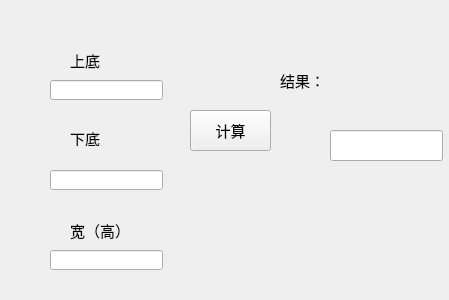
<?xml version="1.0" encoding="UTF-8"?>
<ui version="4.0">
 <class>Form</class>
 <widget class="QWidget" name="Form">
  <property name="geometry">
   <rect>
    <x>0</x>
    <y>0</y>
    <width>449</width>
    <height>300</height>
   </rect>
  </property>
  <property name="windowTitle">
   <string>Form</string>
  </property>
  <widget class="QLineEdit" name="s">
   <property name="geometry">
    <rect>
     <x>330</x>
     <y>130</y>
     <width>113</width>
     <height>31</height>
    </rect>
   </property>
   <property name="font">
    <font>
     <pointsize>10</pointsize>
    </font>
   </property>
  </widget>
  <widget class="QLineEdit" name="a">
   <property name="geometry">
    <rect>
     <x>50</x>
     <y>80</y>
     <width>113</width>
     <height>20</height>
    </rect>
   </property>
  </widget>
  <widget class="QLabel" name="label">
   <property name="geometry">
    <rect>
     <x>70</x>
     <y>40</y>
     <width>71</width>
     <height>41</height>
    </rect>
   </property>
   <property name="font">
    <font>
     <pointsize>11</pointsize>
    </font>
   </property>
   <property name="text">
    <string>上底</string>
   </property>
  </widget>
  <widget class="QLabel" name="label_2">
   <property name="geometry">
    <rect>
     <x>70</x>
     <y>210</y>
     <width>61</width>
     <height>41</height>
    </rect>
   </property>
   <property name="font">
    <font>
     <pointsize>11</pointsize>
    </font>
   </property>
   <property name="text">
    <string>宽（高）</string>
   </property>
  </widget>
  <widget class="QPushButton" name="start">
   <property name="geometry">
    <rect>
     <x>190</x>
     <y>110</y>
     <width>81</width>
     <height>41</height>
    </rect>
   </property>
   <property name="font">
    <font>
     <pointsize>11</pointsize>
    </font>
   </property>
   <property name="text">
    <string>计算</string>
   </property>
  </widget>
  <widget class="QLabel" name="label_3">
   <property name="geometry">
    <rect>
     <x>280</x>
     <y>70</y>
     <width>54</width>
     <height>21</height>
    </rect>
   </property>
   <property name="font">
    <font>
     <pointsize>11</pointsize>
    </font>
   </property>
   <property name="text">
    <string>结果：</string>
   </property>
  </widget>
  <widget class="QLineEdit" name="h">
   <property name="geometry">
    <rect>
     <x>50</x>
     <y>250</y>
     <width>113</width>
     <height>20</height>
    </rect>
   </property>
  </widget>
  <widget class="QLineEdit" name="b">
   <property name="geometry">
    <rect>
     <x>50</x>
     <y>170</y>
     <width>113</width>
     <height>20</height>
    </rect>
   </property>
  </widget>
  <widget class="QLabel" name="label_4">
   <property name="geometry">
    <rect>
     <x>70</x>
     <y>130</y>
     <width>54</width>
     <height>16</height>
    </rect>
   </property>
   <property name="font">
    <font>
     <pointsize>11</pointsize>
    </font>
   </property>
   <property name="text">
    <string>下底</string>
   </property>
  </widget>
 </widget>
 <resources/>
 <connections/>
</ui>
